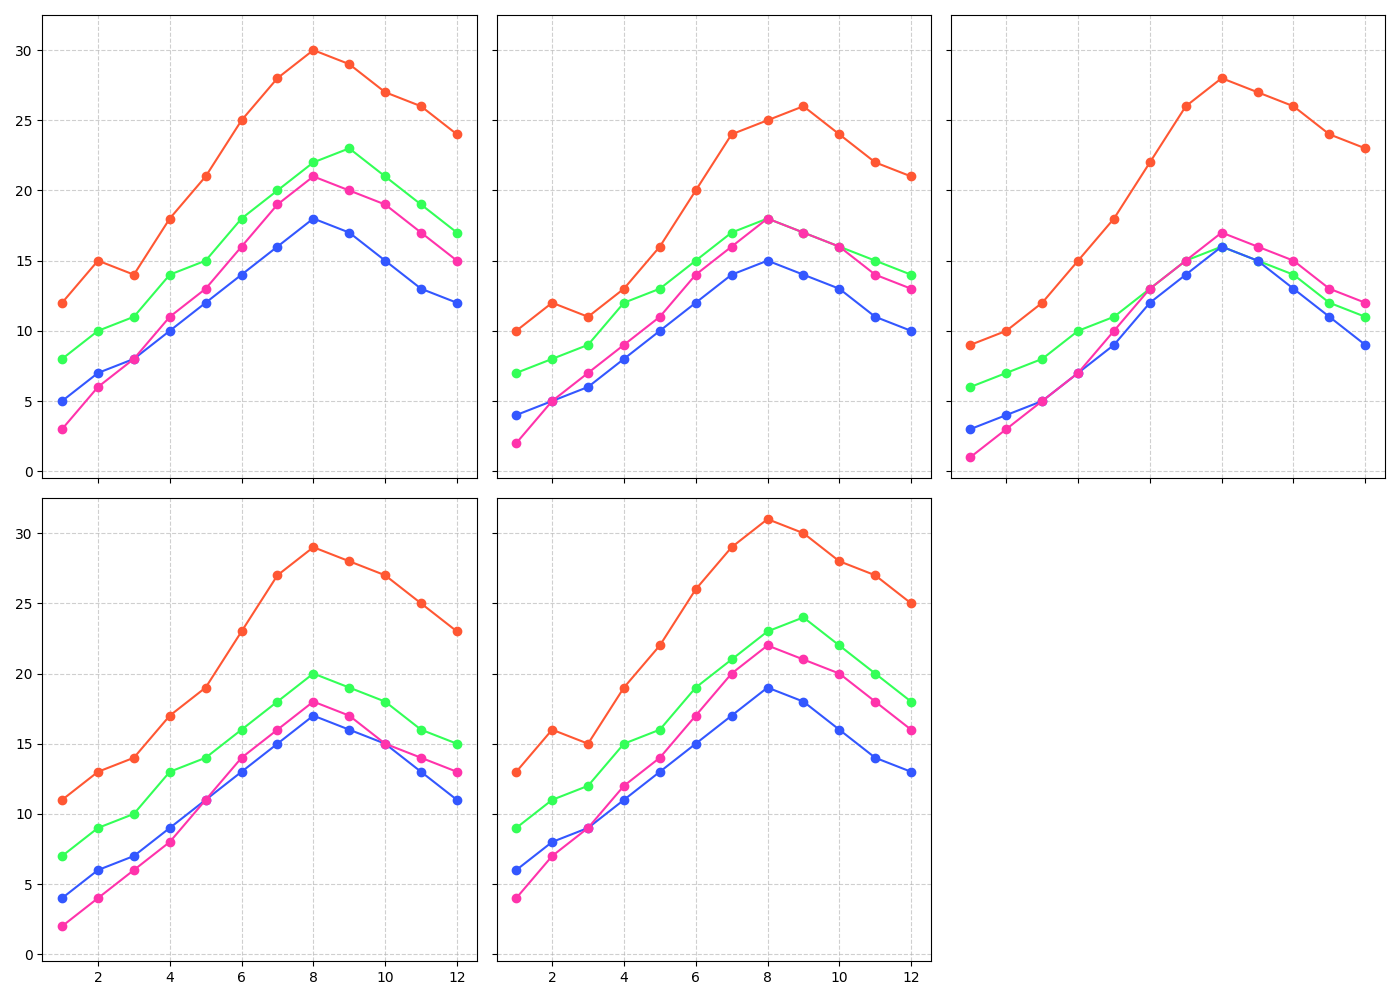

Reproduce this figure in Python.
import matplotlib.pyplot as plt

regions = ['North', 'South', 'East', 'West', 'Central']
products = ['Product A', 'Product B', 'Product C', 'Product D']

sales_data = {
    'North': {'Product A': [12, 15, 14, 18, 21, 25, 28, 30, 29, 27, 26, 24],
              'Product B': [8, 10, 11, 14, 15, 18, 20, 22, 23, 21, 19, 17],
              'Product C': [5, 7, 8, 10, 12, 14, 16, 18, 17, 15, 13, 12],
              'Product D': [3, 6, 8, 11, 13, 16, 19, 21, 20, 19, 17, 15]},
    'South': {'Product A': [10, 12, 11, 13, 16, 20, 24, 25, 26, 24, 22, 21],
              'Product B': [7, 8, 9, 12, 13, 15, 17, 18, 17, 16, 15, 14],
              'Product C': [4, 5, 6, 8, 10, 12, 14, 15, 14, 13, 11, 10],
              'Product D': [2, 5, 7, 9, 11, 14, 16, 18, 17, 16, 14, 13]},
    'East': {'Product A': [9, 10, 12, 15, 18, 22, 26, 28, 27, 26, 24, 23],
             'Product B': [6, 7, 8, 10, 11, 13, 15, 16, 15, 14, 12, 11],
             'Product C': [3, 4, 5, 7, 9, 12, 14, 16, 15, 13, 11, 9],
             'Product D': [1, 3, 5, 7, 10, 13, 15, 17, 16, 15, 13, 12]},
    'West': {'Product A': [11, 13, 14, 17, 19, 23, 27, 29, 28, 27, 25, 23],
             'Product B': [7, 9, 10, 13, 14, 16, 18, 20, 19, 18, 16, 15],
             'Product C': [4, 6, 7, 9, 11, 13, 15, 17, 16, 15, 13, 11],
             'Product D': [2, 4, 6, 8, 11, 14, 16, 18, 17, 15, 14, 13]},
    'Central': {'Product A': [13, 16, 15, 19, 22, 26, 29, 31, 30, 28, 27, 25],
                'Product B': [9, 11, 12, 15, 16, 19, 21, 23, 24, 22, 20, 18],
                'Product C': [6, 8, 9, 11, 13, 15, 17, 19, 18, 16, 14, 13],
                'Product D': [4, 7, 9, 12, 14, 17, 20, 22, 21, 20, 18, 16]}
}

fig, axs = plt.subplots(2, 3, figsize=(14, 10), sharex=True, sharey=True)

colors = ['#FF5733', '#33FF57', '#3357FF', '#FF33AB']

for idx, region in enumerate(regions):
    ax = axs[idx // 3][idx % 3]
    months = list(range(1, 13))
    for p_idx, product in enumerate(products):
        ax.plot(months, sales_data[region][product], marker='o', color=colors[p_idx])

    ax.grid(True, linestyle='--', alpha=0.6)

axs[1][2].axis('off')

plt.tight_layout()
plt.show()
